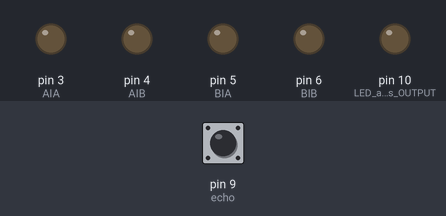
Bench run of a sketch on a simulated Arduino Uno, built with avr-gcc and run on an emulated ATmega328P. On the bench: output pins drawn as LEDs (lit = HIGH). Inputs (shaded band) come from the test bench; at power-on: pin 9 (echo) LOW. Pins used as bus, display or sensor lines are not drawn.

Above: at 1.2 s.
1.3 s: pin 9 (echo) pulsed HIGH 2 times (0.12 s each, 0.3 s apart)
At 2.5 s:
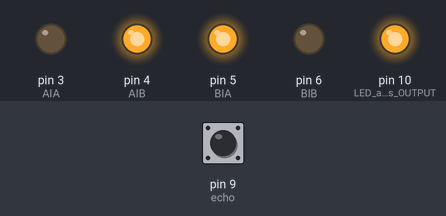
At 5.6 s:
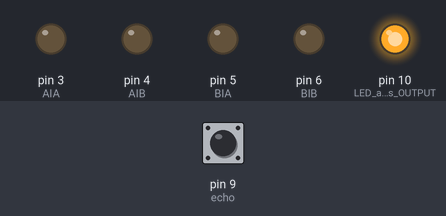
Timing chart, 0 to 7.1 s (numbered marks = the images above; inputs shaded):
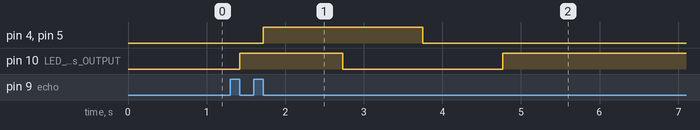

The sketch:

Robot.ino
```cpp
int trigger=8; //ULRASCHALL
int echo=9;  //ULRASCHALL
long dauer=0; //reflektionsdauer

const int AIA = 3; //Motor A Ausgang A
const int AIB = 4; //Motor A Ausgang B
const int BIA = 5; //Motor B Ausgang A
const int BIB = 6; //Motor B Ausgang B
byte gesch = 255; // Geschwindigkeit (Analog)
long entfernung=0; //Entfernungsvariable als long, also lange Variante abgespeichert


 //------------------------------------------------------------


void setup() {                        //Läuft beim anschalten, bzw beim Reset einmal

  pinMode(trigger, OUTPUT);           //PWM ausgabesignal als Schall
  pinMode(echo, INPUT);               //PWM aufzeichnen des Ausgabesignals
  pinMode(AIA, OUTPUT);               //Alle Motorausgänge als Ausgang definieren
  pinMode(AIB, OUTPUT);
  pinMode(BIA, OUTPUT);
  pinMode(BIB, OUTPUT);
  pinMode(10,OUTPUT);                 //LED an Pin 10 als OUTPUT


 }

void loop(){                          //Läuft für immer


  digitalWrite(trigger, LOW);         //Messvorgang und Umrechnung in cm
  delay(5);
  digitalWrite(trigger, HIGH);
  delay(10);
  digitalWrite(trigger, LOW);
  dauer = pulseIn(echo, HIGH);

  entfernung = (dauer/2) / 29.1;

  if (entfernung<20){                 //Falls die Entfernung kleiner als 20 ist, wird follgendes ausgeführt
    analogWrite(AIA, 0);              //Alle Ausgänge auf Gesch. 0 also Stopp
    analogWrite(AIB, 0);
    analogWrite(BIA, 0);
    analogWrite(BIB, 0);
    digitalWrite(trigger, LOW);       //Entfernung messen....
    delay(5);
    digitalWrite(trigger, HIGH);
    delay(10);
    digitalWrite(trigger, LOW);
    dauer = pulseIn(echo, HIGH);
    entfernung = (dauer/2) / 29.1;

    digitalWrite(10,HIGH);            //LED an
}
else{                                 //Sonst, also falls if() nicht ausgeführt wird
    analogWrite(AIA, 0);              //Forwärtsfahren...
    analogWrite(AIB, gesch);
    analogWrite(BIA, gesch);
    analogWrite(BIB, 0);
    digitalWrite(trigger, LOW);
    delay(5);
    digitalWrite(trigger, HIGH);
    delay(10);
    digitalWrite(trigger, LOW);
    dauer = pulseIn(echo, HIGH);
    entfernung = (dauer/2) / 29.1;

    digitalWrite(10,LOW);             //LED aus.
}
}
```

Measured:
- after the input at 1.3 s, pin 4 (AIB), pin 5 (BIA): LOW → HIGH after 0.42 s, → LOW 2.0 s later; pin 10 (LED_an_Pin_10_als_OUTPUT): LOW → HIGH after 0.12 s instead of 0.73 s
